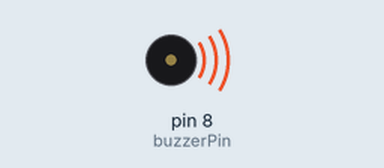
This sketch was run on a simulated Arduino Uno, built with avr-gcc and run on an emulated ATmega328P. On the bench: buzzer (waves = sounding).

Above: at 0.2 s.
Timing chart, 0 to 3.0 s (numbered marks = the images above):
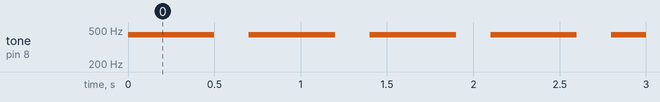

The sketch:

Hafta4_Piezo_Buzzer.ino
```cpp
// Hafta 4: Piezo Buzzer ile Ses Çıkışı / Week 4: Piezo Buzzer Sound Output
// TR: 440 Hz'lik basit bir ton üretir, 0.5 saniye çalar, 0.5 saniye durur.
// EN: Generates a 440 Hz tone, plays for 0.5s, pauses for 0.5s.

const int buzzerPin = 8; // Piezo buzzer pin

void setup() {
  pinMode(buzzerPin, OUTPUT);
}

void loop() {
  tone(buzzerPin, 440, 500);  // TR: 440 Hz çal (500 ms) | EN: Play 440 Hz for 500 ms
  delay(700);                 // TR: Küçük bir duraklama | EN: Small pause
}
```

Measured:
- by itself, tone on pin 8 (buzzerPin): alternates 440 Hz for 0.50 s and silent for 0.20 s
